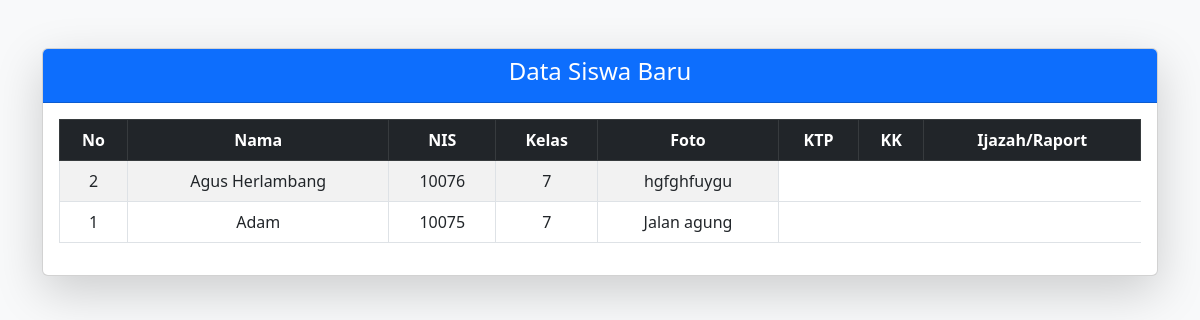
The app's page /admin/view_siswa_baru.php with its own data.
### tables this page shows
CREATE TABLE `siswa_baru` (
  `id` int(11) NOT NULL,
  `nama` varchar(100) DEFAULT NULL,
  `nis` varchar(30) DEFAULT NULL,
  `kelas` varchar(50) DEFAULT NULL,
  `alamat` text DEFAULT NULL,
  `foto_siswa` varchar(255) DEFAULT NULL,
  `ktp` varchar(255) DEFAULT NULL,
  `kk` varchar(255) DEFAULT NULL,
  `ijazah` varchar(255) DEFAULT NULL
);

### admin/view_siswa_baru.php (the view, shortened to what this page needs)
<?php
$koneksi = new mysqli("localhost", "root", "", "sekolah_db");
$query = "SELECT * FROM siswa_baru ORDER BY id DESC";
$result = $koneksi->query($query);
?>
<!DOCTYPE html>
<html>
<head>
    <link rel="stylesheet" href="https://cdn.jsdelivr.net/npm/bootstrap@5.3.0/dist/css/bootstrap.min.css">
</head>
<body class="bg-light py-5">
<div class="container">
    <div class="card shadow-lg">
        <div class="card-header bg-primary text-white text-center">
            <h4>Data Siswa Baru</h4>
        </div>
        <div class="card-body">
            <table class="table table-bordered table-striped table-hover text-center">
                <thead class="table-dark">
                    <tr>
                        <th>No</th>
                        <th>Nama</th>
                        <th>NIS</th>
                        <th>Kelas</th>
                        <th>Foto</th>
                        <th>KTP</th>
                        <th>KK</th>
                        <th>Ijazah/Raport</th>
                    </tr>
                </thead>
                <tbody>
<?php while($row = $result->fetch_assoc()) { ?>
<tr data-bs-toggle="modal" data-bs-target="#previewModal" data-foto="<?php echo $row['foto_siswa']; ?>" data-ktp="<?php echo $row['ktp']; ?>" data-kk="<?php echo $row['kk']; ?>" data-ijazah="<?php echo $row['ijazah']; ?>">
    <td><?php echo $row['id']; ?></td>
    <td><?php echo $row['nama']; ?></td>
    <td><?php echo $row['nis']; ?></td>
    <td><?php echo $row['kelas']; ?></td>
    <td><?php echo $row['alamat']; ?></td>
</tr>
<?php } ?>
</tbody>
            </table>
        </div>
    </div>
</div>
</body>
</html>

### records on screen
siswa_baru: id "2", nama "Agus Herlambang", nis "10076", kelas "7", alamat "hgfghfuygu"
siswa_baru: id "1", nama "Adam", nis "10075", kelas "7", alamat "Jalan agung"
